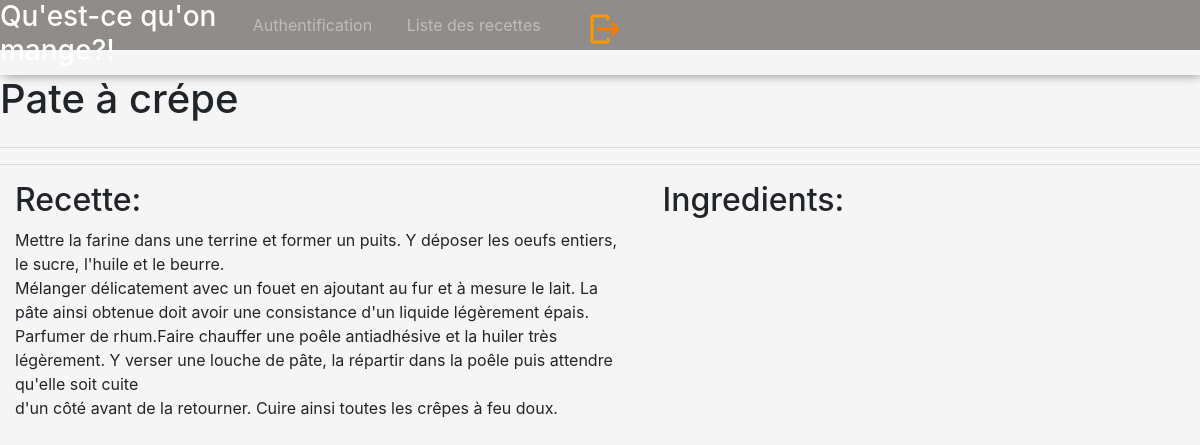
Screenshot of /ctrl/routeur.php?route=recipe&id=2 with the database file from the repository.
### tables this page shows
CREATE TABLE `recipe` (
  `id_recipe` int(10) UNSIGNED NOT NULL,
  `recipe_title` varchar(50) NOT NULL,
  `recipe` text NOT NULL,
  `recipe_visibility` int(1) NOT NULL,
  `id_cooker` int(10) UNSIGNED NOT NULL,
  `photoFileName` varchar(50) DEFAULT NULL
);

### ctrl/routeur.php (called while the page is built, shortened)
<?php
$route = filter_input(INPUT_POST, "route");
if ($route == NULL) {
    $route = filter_input(INPUT_GET, "route");
}
switch ($route) {
    case "recipe":
        $route = '../boundaries/recipeIHM.php';
        break;
}
include $route;
?>

### daos/RecipeDAO.php (called while the page is built, shortened)
<?php
require_once '../ett/Recipe.php';
class RecipeDAO {
    public static function selectOne(pdo $pdo, $idRecipe) {
        try {
            $requet = "SELECT * FROM qqm.recipe WHERE id_recipe = ? ;";
            $stmt = $pdo->prepare($requet);
            $stmt->bindParam(1, $idRecipe);
            $stmt->execute();
            $raw = $stmt->fetch(PDO::FETCH_ASSOC);
            $recipe = new Recipe($raw['id_recipe'], $raw['recipe_title'], $raw['recipe'], $raw['recipe_visibility'], $raw['id_cooker'], $raw['photoFileName']);
        } catch (PDOException $ex) {
            echo 'ERREUR:' . $ex->getMessage();
        }
        return $recipe;
    }
}

### ett/Recipe.php (called while the page is built, shortened)
<?php
class Recipe {
    private $recipeTitle;
    private $recipe;
    function __construct($idRecipe, $recipeTitle, $recipe, $recipeVisibility, $idCooker, $photoFileName) {
        $this->recipeTitle = $recipeTitle;
        $this->recipe = $recipe;
    }
    public function getRecipeTitle() {
        return $this->recipeTitle;
    }
    public function getRecipe() {
        return $this->recipe;
    }
}

### ctrl/recipeCtrl.php (the view, shortened to what this page needs)
<?php
require_once '../ett/Recipe.php';
require_once '../daos/RecipeDAO.php';
$pdo = Connexion::seConnecter('../daos/bd.ini');
$idSelectedRecipe = filter_input(INPUT_GET, 'id');
$selectedRecipe = RecipeDAO::selectOne($pdo, $idSelectedRecipe);
if ($selectedRecipe != NULL) {
    $title = "<h1>" . $selectedRecipe->getRecipeTitle() . "</h1>";
    $recipe = "<p>" . $selectedRecipe->getRecipe() . "</p>";
}

### css/style.css (style rules this page uses)
body { margin: auto; background-color: whitesmoke; background-image: url("../images/food-background.jpg"); background-position-x: center; }

### rows the page displays
recipe: recipe_title "Pate à crépe", recipe "Mettre la farine dans une terrine et former un puits. Y déposer les oeufs entiers, le sucre, l'huile et le beurre. Mélanger délicatement avec un fouet en ajoutant au fur et à mesure le lait. La pâte ainsi obtenue doit avoir une consistance d'un liquide légèrement épais. Parfumer de rhum.Faire chauffer une poêle antiadhésive et la huiler très légèrement. Y verser une louche de pâte, la répartir dans la poêle puis attendre qu'elle soit cuite d'un côté avant de la retourner. Cuire ainsi toutes les crêpes à feu doux."
